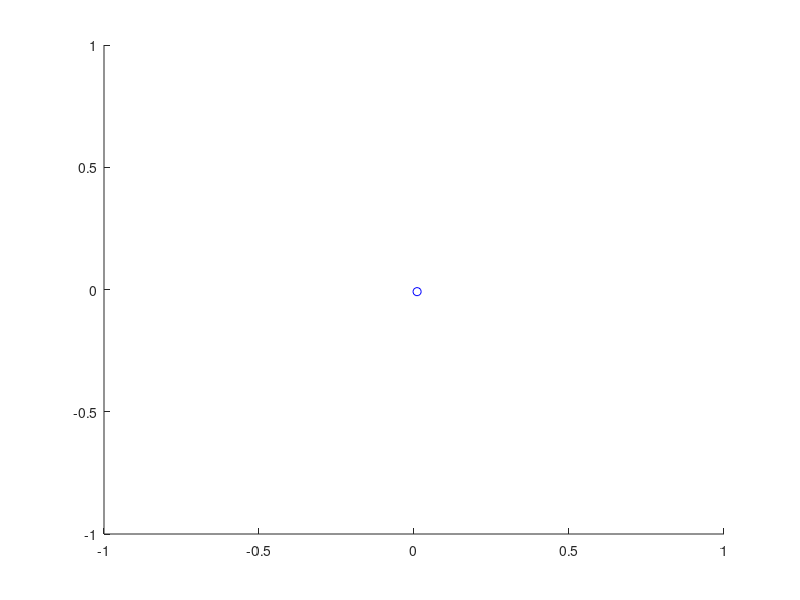

The MATLAB script that drew this image: (Note: this script raises an error after producing the figure.)
load('ball.txt');
figure;
hold on;
axis([-1, 1, -1, 1])
for c = 1:100,
   b1 = plot(ball(c,1), ball(c,2), 'bo');
   b2 = plot(ball(c,3), ball(c,4), 'r*');
   x = [ball(c,1),ball(c,3)];
   y = [ball(c,2),ball(c,4)];
   line = plot(x, y, '-');
   axis([-1, 1, -1, 1]);
   pause(0.3);
   set(line,'Visible','off')
   set(b1,'Visible','off')
   set(b2,'Visible','off')
end
